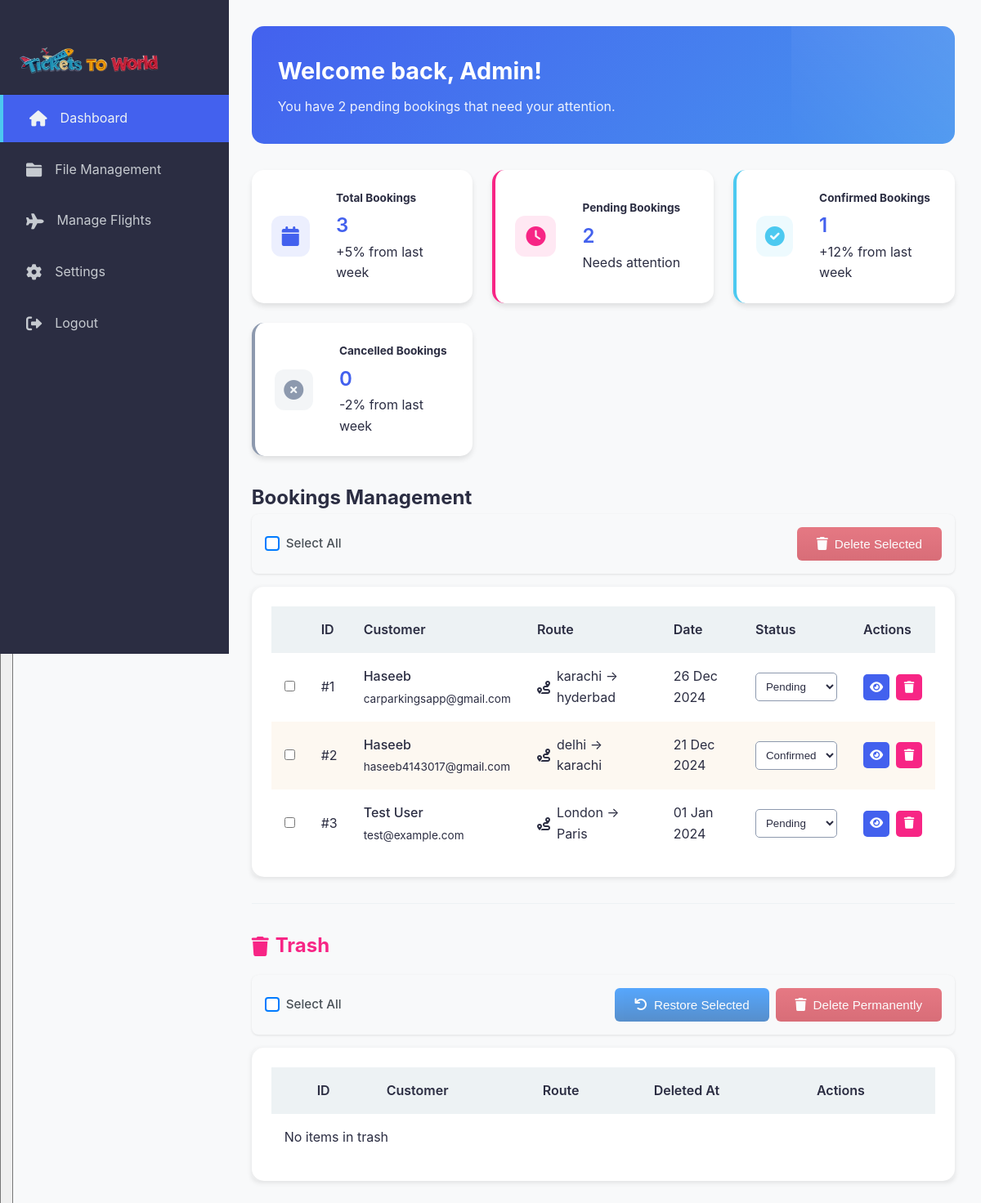
The app's page /project/admin/index.php (signed in) with its own data.
### tables this page shows
CREATE TABLE bookings (
    id INT AUTO_INCREMENT PRIMARY KEY,
    name VARCHAR(100) NOT NULL,
    email VARCHAR(100) NOT NULL,
    phone VARCHAR(20) NOT NULL,
    from_location VARCHAR(100) NOT NULL,
    to_location VARCHAR(100) NOT NULL,
    departure_date DATE NOT NULL,
    return_date DATE,
    FAdult INT NOT NULL,
    FChild INT NOT NULL,
    FInfant INT NOT NULL,
    FClsType ENUM('ECONOMY', 'PREMIUM', 'BUSINESS') NOT NULL DEFAULT 'ECONOMY',
    passengers INT NOT NULL,
    status ENUM('pending', 'confirmed', 'cancelled') DEFAULT 'pending',
    trip_type ENUM('one-way', 'round-trip') DEFAULT 'round-trip',
    FAirLine VARCHAR(10) NOT NULL DEFAULT 'ALL',
    created_at TIMESTAMP DEFAULT CURRENT_TIMESTAMP,
    deleted_at TIMESTAMP NULL DEFAULT NULL,
    INDEX idx_class_type (FClsType)
);

### project/admin/index.php (the view, shortened to what this page needs)
<?php
require_once 'init_db.php';
$total_bookings = $_SESSION['stats']['total'];
$pending_bookings = $_SESSION['stats']['pending'];
$confirmed_bookings = $_SESSION['stats']['confirmed'];
$cancelled_bookings = $_SESSION['stats']['cancelled'];
$page = isset($_GET['page']) ? (int)$_GET['page'] : 1;
$per_page = 20;
$offset = ($page - 1) * $per_page;
$check_column = $conn->query("SHOW COLUMNS FROM bookings LIKE 'deleted_at'");
if ($check_column->num_rows == 0) {
    $recent_bookings_query = "SELECT * FROM bookings ORDER BY created_at DESC LIMIT $offset, $per_page";
} else {
    $recent_bookings_query = "SELECT * FROM bookings WHERE deleted_at IS NULL ORDER BY created_at DESC LIMIT $offset, $per_page";
}
$stmt = $conn->prepare($recent_bookings_query);
if ($stmt === false) {
    error_log("ERROR: Prepare failed: " . $conn->error);
    $recent_bookings = [];
} else {
    if ($stmt->execute()) {
        $recent_bookings = $stmt->get_result();
    } else {
        error_log("ERROR: Execute failed: " . $stmt->error);
        $recent_bookings = [];
    }
}
try {
    $check_column = $conn->query("SHOW COLUMNS FROM bookings LIKE 'deleted_at'");
    if ($check_column->num_rows === 0) {
        $trashed_bookings = [];
    } else {
        $trashed_bookings_query = "SELECT * FROM bookings WHERE deleted_at IS NOT NULL ORDER BY deleted_at DESC";
        $trashed_bookings = $conn->query($trashed_bookings_query);
    }
} catch (Exception $e) {
    error_log("Exception in trashed bookings: " . $e->getMessage());
    $trashed_bookings = [];
}
?>
<!DOCTYPE html>
<html lang="en">
<head>
    <link rel="stylesheet" href="../assets/css/admin.css">
    <link rel="stylesheet" href="https://cdnjs.cloudflare.com/ajax/libs/font-awesome/6.0.0/css/all.min.css">
</head>
<body>
    <div class="admin-container">
        <button class="mobile-toggle" onclick="toggleSidebar()">
        </button>
        <aside class="sidebar">
            <div class="admin-brand">
                <link href="http://localhost:3000/admin/index.php"> <img src= "../assets/images/Tickets-To-World.png" width="170px" Heigh="auto"/> </link>
            </div>
            <nav>
                <ul>
                    <li class="active"><a href="index.php"><i class="fas fa-home"></i> Dashboard</a></li>
                    <li><a href="file-management.php"><i class="fas fa-folder"></i> File Management</a></li>
                    <li><a href="Flights.php"><i class="fas fa-plane"></i> Manage Flights</a></li>
                    <li><a href="settings.php"><i class="fas fa-cog"></i> Settings</a></li>
                    <li class="logout"><a href="logout.php"><i class="fas fa-sign-out-alt"></i> Logout</a></li>
                </ul>
            </nav>
        </aside>
        <main class="main-content">
            <div class="dashboard-welcome">
                <h1>Welcome back, Admin!</h1>
                <p>You have <?php echo $pending_bookings; ?> pending bookings that need your attention.</p>
            </div>
            <div class="stats-grid">
                <div class="stat-card total">
                    <div class="stat-icon">
                        <i class="fas fa-calendar"></i>
                    </div>
                    <div class="stat-details">
                        <h3>Total Bookings</h3>
                        <p><?php echo $total_bookings; ?></p>
                        <span class="trend up">+5% from last week</span>
                    </div>
                </div>
                <div class="stat-card pending">
                    <div class="stat-icon">
                        <i class="fas fa-clock"></i>
                    </div>
                    <div class="stat-details">
                        <h3>Pending Bookings</h3>
                        <p><?php echo $pending_bookings; ?></p>
                        <span class="trend">Needs attention</span>
                    </div>
                </div>
                <div class="stat-card confirmed">
                    <div class="stat-icon">
                        <i class="fas fa-check-circle"></i>
                    </div>
                    <div class="stat-details">
                        <h3>Confirmed Bookings</h3>
                        <p><?php echo $confirmed_bookings; ?></p>
                        <span class="trend up">+12% from last week</span>
                    </div>
                </div>
                <div class="stat-card cancelled">
                    <div class="stat-icon">
                        <i class="fas fa-times-circle"></i>
                    </div>
                    <div class="stat-details">
                        <h3>Cancelled Bookings</h3>
                        <p><?php echo $cancelled_bookings; ?></p>
                        <span class="trend down">-2% from last week</span>
                    </div>
                </div>
            </div>
            <div class="dashboard-grid">
                <div class="recent-bookings-card">
                    <div class="card-header">
                        <h2>Bookings Management</h2>
                        <div class="bulk-controls">
                            <div class="bulk-select-group">
                                <input type="checkbox" id="selectAllCheckbox" class="bulk-checkbox">
                                <label for="selectAllCheckbox" class="bulk-label-text">Select All</label>
                            </div>
                            <div class="bulk-buttons-group">
                                <button id="bulkDelete" class="bulk-btn bulk-btn-danger" disabled>
                                    <i class="fas fa-trash"></i>
                                    <span>Delete Selected</span>
                                </button>
                            </div>
                        </div>
                    </div>
                    <div class="table-responsive">
                        <table class="bookings-table">
                            <thead>
                                <tr>
                                    <th width="40px"></th>
                                    <th>ID</th>
                                    <th>Customer</th>
                                    <th>Route</th>
                                    <th>Date</th>
                                    <th>Status</th>
                                    <th>Actions</th>
                                </tr>
                            </thead>
                            <tbody>
                                <?php
                                if (is_object($recent_bookings) && $recent_bookings->num_rows > 0):
                                    while($booking = $recent_bookings->fetch_assoc()):
                                ?>
                                <tr id="booking-<?php echo $booking['id']; ?>"
                                    onclick="handleRowClick(event, <?php echo $booking['id']; ?>)"
                                    class="booking-row">
                                    <td>
                                        <input type="checkbox"
                                               class="booking-checkbox"
                                               data-id="<?php echo $booking['id']; ?>"
                                               onclick="event.stopPropagation();">
                                    </td>
                                    <td>#<?php echo $booking['id']; ?></td>
                                    <td>
                                        <div class="customer-info">
                                            <span class="customer-name"><?php echo htmlspecialchars($booking['name']); ?></span>
                                            <span class="customer-email"><?php echo htmlspecialchars($booking['email']); ?></span>
                                        </div>
                                    </td>
                                    <td>
                                        <div class="route-info">
                                            <i class="fas fa-route"></i>
                                            <?php echo htmlspecialchars($booking['from_location']); ?> → <?php echo htmlspecialchars($booking['to_location']); ?>
                                        </div>
                                    </td>
                                    <td><?php echo date('d M Y', strtotime($booking['departure_date'])); ?></td>
                                    <td>
                                        <select class="status-select" data-id="<?php echo $booking['id']; ?>"
                                                onclick="event.stopPropagation();"
                                                onchange="updateStatus(this)">
                                            <option value="pending" <?php echo $booking['status'] === 'pending' ? 'selected' : ''; ?>>Pending</option>
                                            <option value="confirmed" <?php echo $booking['status'] === 'confirmed' ? 'selected' : ''; ?>>Confirmed</option>
                                        </select>
                                    </td>
                                    <td>
                                        <div class="actions">
                                            <a href="view-booking.php?id=<?php echo $booking['id']; ?>"
                                               class="btn-action view"
                                               title="View Details"
                                               onclick="event.stopPropagation();">
                                                <i class="fas fa-eye"></i>
                                            </a>
                                            <button onclick="event.stopPropagation(); deleteBooking(<?php echo $booking['id']; ?>)"
                                                    class="btn-action delete"
                                                    title="Delete Booking">
                                                <i class="fas fa-trash"></i>
                                            </button>
                                        </div>
                                    </td>
                                </tr>
                                <?php
                                    endwhile;
                                endif; ?>
                            </tbody>
                        </table>
                    </div>
                </div>
            </div>
            <div class="trash-section">
                <h2><i class="fas fa-trash"></i> Trash</h2>
                <div class="bulk-controls">
                    <div class="bulk-select-group">
                        <input type="checkbox" id="selectAllTrashCheckbox" class="bulk-checkbox">
                        <label for="selectAllTrashCheckbox" class="bulk-label-text">Select All</label>
                    </div>
                    <div class="bulk-buttons-group">
                        <button id="bulkRestore" class="bulk-btn bulk-btn-primary" disabled>
                            <i class="fas fa-undo"></i>
                            <span>Restore Selected</span>
                        </button>
                        <button id="bulkDeletePermanent" class="bulk-btn bulk-btn-danger" disabled>
                            <i class="fas fa-trash"></i>
                            <span>Delete Permanently</span>
                        </button>
                    </div>
                </div>
                <div class="table-responsive">
                    <table class="bookings-table">
                        <thead>
                            <tr>
                                <th width="40px"></th>
                                <th>ID</th>
                                <th>Customer</th>
                                <th>Route</th>
                                <th>Deleted At</th>
                                <th>Actions</th>
                            </tr>
                        </thead>
                        <tbody>
                            <?php
                            if (is_object($trashed_bookings) && $trashed_bookings->num_rows > 0):
                                while($booking = $trashed_bookings->fetch_assoc()):
                            ?>
                            <tr id="trash-<?php echo $booking['id']; ?>">
                                <td>
                                    <input type="checkbox"
                                           class="trash-checkbox"
                                           data-id="<?php echo $booking['id']; ?>"
                                           onclick="event.stopPropagation();">
                                </td>
                                <td>#<?php echo $booking['id']; ?></td>
                                <td>
                                    <div class="customer-info">
                                        <span class="customer-name"><?php echo htmlspecialchars($booking['name']); ?></span>
                                        <span class="customer-email"><?php echo htmlspecialchars($booking['email']); ?></span>
                                    </div>
                                </td>
                                <td>
                                    <div class="route-info">
                                        <i class="fas fa-route"></i>
                                        <?php echo htmlspecialchars($booking['from_location']); ?> → <?php echo htmlspecialchars($booking['to_location']); ?>
                                    </div>
                                </td>
                                <td><?php echo date('d M Y H:i', strtotime($booking['deleted_at'])); ?></td>
                                <td>
                                    <div class="actions">
                                        <button onclick="restoreBooking(<?php echo $booking['id']; ?>)" class="btn-action restore" title="Restore">
                                            <i class="fas fa-undo"></i>
                                        </button>
                                        <button onclick="deletePermanently(<?php echo $booking['id']; ?>)" class="btn-action delete-permanent" title="Delete Permanently">
                                            <i class="fas fa-trash"></i>
                                        </button>
                                    </div>
                                </td>
                            </tr>
                            <?php
                                endwhile;
                            else:
                            ?>
                            <tr>
                                <td colspan="5" class="text-center">No items in trash</td>
                            </tr>
                            <?php endif; ?>
                        </tbody>
                    </table>
                </div>
            </div>
        </main>
    </div>
</body>
</html>

### records on screen
bookings: id "1", name "Haseeb", email "carparkingsapp@gmail.com", from_location "karachi", to_location "hyderbad", departure_date "26 Dec 2024", status+id "Pending"
bookings: id "2", name "Haseeb", email "haseeb4143017@gmail.com", from_location "delhi", to_location "karachi", departure_date "21 Dec 2024", status+id "Confirmed"
bookings: id "3", name "Test User", email "test@example.com", from_location "London", to_location "Paris", departure_date "01 Jan 2024", status+id "Pending"

### other values on screen
$pending_bookings "2"
$total_bookings "3"
$confirmed_bookings "1"
$cancelled_bookings "0"
